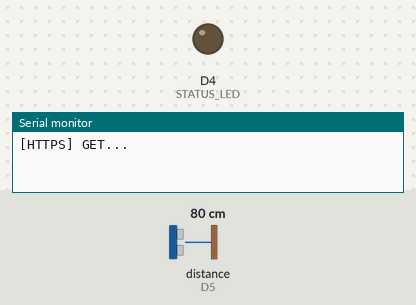
Recording of a sketch running on a simulated ESP8266 (NodeMCU). Shown: output pins drawn as LEDs (lit = HIGH), the last lines printed to the serial monitor. Wiring (inferred from the names in the program): ultrasonic range finder: trigger D6; echo D5. The inputs (shaded band) are chosen by the test bench; at power-on: distance to the obstacle (sensor on D5) 80 cm. The echo pulse lasts 58.3 µs per cm; WiFi joins after 1.5 s; servers stay silent unless stated; uploads are accepted with an empty reply; pins used as bus, display or sensor lines are not drawn.

Above: at 2.76 s.
At 13.36 s:
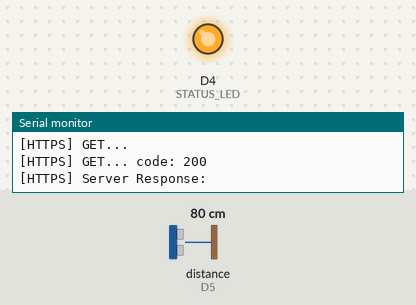
Timing chart, 0 to 16.1 s (numbered marks = the images above):
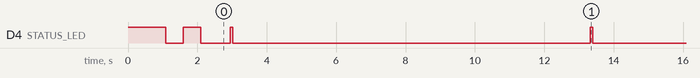

The sketch:

esp8266_nodemcu_water_leveler.ino
```cpp
/**
 * ============================================================================
 * SV_OVER TANK PROJECT - Smart Water Tank Level Monitor Firmware
 * Single-File Production Sketch for ESP8266 NodeMCU & ESP32
 *
 * Microcontrollers Supported:
 *   - ESP8266 NodeMCU (ESP-12E / ESP-12F / WeMos D1 Mini)
 *   - ESP32 (WROOM-32 / NodeMCU-32S / ESP32 Dev Module)
 *
 * Ultrasonic Sensor Supported:
 *   - HC-SR04 / JSN-SR04T (Waterproof) / US-100
 *
 * Target Backend:
 *   GET https://waterlevelersphn.pythonanywhere.com/api/tanks?tanks=SV_BLOCK_OVER_TANK:<val>
 * ============================================================================
 */

#include <Arduino.h>

#if defined(ESP8266)
  #include <ESP8266WiFi.h>
  #include <ESP8266HTTPClient.h>
  #include <WiFiClientSecureBearSSL.h>
  #define STATUS_LED D4
#elif defined(ESP32)
  #include <WiFi.h>
  #include <HTTPClient.h>
  #include <WiFiClientSecure.h>
  #define STATUS_LED 2
#else
  #error "Unsupported board! Select ESP8266 or ESP32 in Arduino IDE."
#endif

// ============================================================================
// 1. Wi-Fi Credentials - EDIT WITH YOUR NETWORK DETAILS
// ============================================================================
const char* ssid     = "YOUR_WIFI_SSID";     // 2.4 GHz Wi-Fi Name
const char* password = "YOUR_WIFI_PASSWORD"; // Wi-Fi Password

// ============================================================================
// 2. Server Configuration & Hardware Calibration
// ============================================================================
// PythonAnywhere Production Server URL
const char* serverUrl = "https://waterlevelersphn.pythonanywhere.com/api/tanks";

// Tank Identifier in HydroSense Dashboard
const char* tankName = "SV_BLOCK_OVER_TANK";

// Distance scale factor from your hardware calibration (1.81)
const float SCALE_FACTOR = 1.81;

// Hardware Pinout (NodeMCU: D6 = GPIO 12 for TRIG, D5 = GPIO 14 for ECHO)
const int trigPin = 12;
const int echoPin = 14;

void setup() {
  Serial.begin(9600);
  pinMode(STATUS_LED, OUTPUT);
  pinMode(trigPin, OUTPUT);
  pinMode(echoPin, INPUT);
  digitalWrite(STATUS_LED, HIGH); // Off initially (active-low on ESP8266)
  delay(1000);

  Serial.println();
  Serial.println("=========================================");
  Serial.println("       SV_OVER TANK PROJECT v2.0         ");
  Serial.println("=========================================");

  WiFi.mode(WIFI_STA);
  WiFi.begin(ssid, password);
  Serial.print("Connecting to WiFi ..");
  while (WiFi.status() != WL_CONNECTED) {
    Serial.print('.');
    digitalWrite(STATUS_LED, !digitalRead(STATUS_LED)); // Flash LED while connecting
    delay(500);
  }

  digitalWrite(STATUS_LED, LOW); // Solid ON when connected
  Serial.println();
  Serial.println("[WiFi] Connected!");
  Serial.print("[WiFi] IP Address: ");
  Serial.println(WiFi.localIP());
}

void loop() {
  // 1. Trigger 10µs ultrasonic pulse
  digitalWrite(trigPin, LOW);
  delayMicroseconds(2);
  digitalWrite(trigPin, HIGH);
  delayMicroseconds(10);
  digitalWrite(trigPin, LOW);

  // 2. Measure pulse duration & calculate distance
  long duration = pulseIn(echoPin, HIGH, 30000UL); // 30ms timeout prevents hanging
  float distance = (duration * 0.034f) / 2.0f;     // Speed of sound is 0.034 cm/us

  Serial.print("Distance: ");
  Serial.print(distance);
  Serial.print(" cm (Scaled: ");
  Serial.print(distance * SCALE_FACTOR);
  Serial.println(")");

  // 3. Transmit reading to PythonAnywhere API
  if (WiFi.status() == WL_CONNECTED) {
    float scaledDistance = distance * SCALE_FACTOR;
    String url = String(serverUrl) + "?tanks=" + String(tankName) + ":" + String(scaledDistance, 2);

    Serial.print("[HTTPS] begin: ");
    Serial.println(url);

#if defined(ESP8266)
    std::unique_ptr<BearSSL::WiFiClientSecure> client(new BearSSL::WiFiClientSecure);
    client->setInsecure(); // Handles Let's Encrypt certificates smoothly
    HTTPClient https;
    if (https.begin(*client, url)) {
#elif defined(ESP32)
    WiFiClientSecure client;
    client.setInsecure();
    HTTPClient https;
    if (https.begin(client, url)) {
#endif
      Serial.print("[HTTPS] GET...\n");
      int httpCode = https.GET();

      if (httpCode > 0) {
        Serial.printf("[HTTPS] GET... code: %d\n", httpCode);

        if (httpCode == HTTP_CODE_OK || httpCode == HTTP_CODE_MOVED_PERMANENTLY) {
          String payload = https.getString();
          Serial.println("[HTTPS] Server Response: " + payload);

          // Quick LED flash on successful data transmission
          digitalWrite(STATUS_LED, HIGH);
          delay(80);
          digitalWrite(STATUS_LED, LOW);
        }
      } else {
        Serial.printf("[HTTPS] GET... failed, error: %s\n", https.errorToString(httpCode).c_str());
      }

      https.end();
    } else {
      Serial.println("[HTTPS] Unable to connect");
    }
  } else {
    Serial.println("[WiFi] Disconnected! Reconnecting...");
    WiFi.begin(ssid, password);
  }

  delay(10000); // 10-second transmission interval
}
```

Measured:
- by itself, D4 (STATUS_LED): goes LOW 0.50 s, HIGH 0.50 s, LOW 0.85 s, 12 × (HIGH 0.08 s, LOW 10.3 s), HIGH 0.08 s, then LOW
